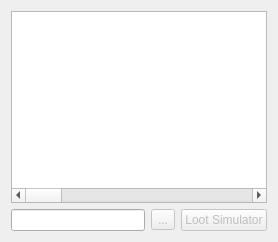
              <widget class="QWidget" name="unitLootTab_2">
               <attribute name="title">
                <string>Loot</string>
               </attribute>
               <layout class="QVBoxLayout" name="verticalLayout_35">
                <item>
                 <widget class="QTreeWidget" name="objectLootView">
                  <property name="alternatingRowColors">
                   <bool>true</bool>
                  </property>
                  <property name="headerHidden">
                   <bool>true</bool>
                  </property>
                  <property name="columnCount">
                   <number>4</number>
                  </property>
                  <attribute name="headerVisible">
                   <bool>false</bool>
                  </attribute>
                  <attribute name="headerCascadingSectionResizes">
                   <bool>true</bool>
                  </attribute>
                  <attribute name="headerDefaultSectionSize">
                   <number>400</number>
                  </attribute>
                  <attribute name="headerMinimumSectionSize">
                   <number>250</number>
                  </attribute>
                  <column>
                   <property name="text">
                    <string>Name</string>
                   </property>
                  </column>
                  <column>
                   <property name="text">
                    <string>Group Chance</string>
                   </property>
                  </column>
                  <column>
                   <property name="text">
                    <string>Group Items</string>
                   </property>
                  </column>
                  <column>
                   <property name="text">
                    <string>Conditions</string>
                   </property>
                  </column>
                 </widget>
                </item>
                <item>
                 <layout class="QHBoxLayout" name="horizontalLayout_11">
                  <item>
                   <widget class="QLineEdit" name="objectLootLine">
                    <property name="readOnly">
                     <bool>true</bool>
                    </property>
                   </widget>
                  </item>
                  <item>
                   <widget class="QToolButton" name="objectLootToolButton">
                    <property name="enabled">
                     <bool>false</bool>
                    </property>
                    <property name="text">
                     <string>...</string>
                    </property>
                   </widget>
                  </item>
                  <item>
                   <widget class="QPushButton" name="objectLootSimulatorButton">
                    <property name="enabled">
                     <bool>false</bool>
                    </property>
                    <property name="text">
                     <string>Loot Simulator</string>
                    </property>
                   </widget>
                  </item>
                 </layout>
                </item>
               </layout>
              </widget>
